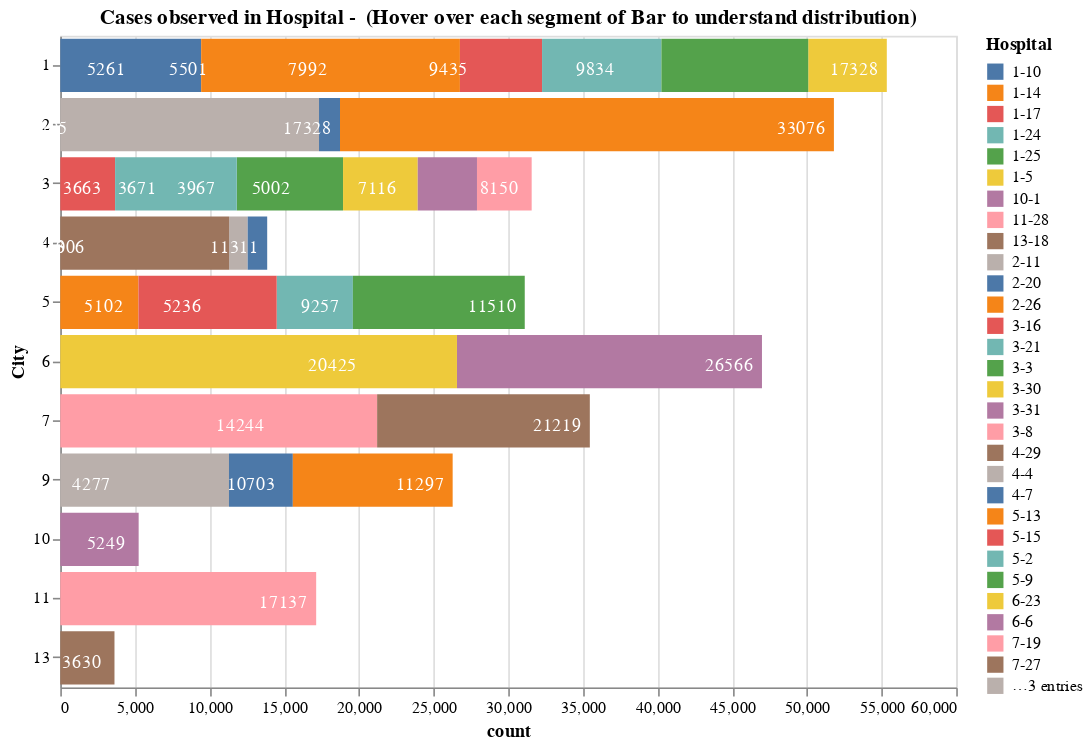

Source (notebook cell):
### Code cell
bars=alt.Chart(city_df).mark_bar().encode(
    x='count',
    y='City_Code_Hospital',
    color=alt.Color('hosp_city_code',title='Hospital'),
    tooltip=[alt.Tooltip('hosp_city_code:N'),
             alt.Tooltip('City_Code_Hospital:N'),
             alt.Tooltip('count:Q'),
            ]
    
).properties(
    width=550,
    height=400,
    title="Cases observed in Hospital -  (Hover over each segment of Bar to understand distribution)")

text = alt.Chart(city_df).mark_text(dx=-20, dy=3, color='white').encode(
    x=alt.X('count', stack='zero'),
    y=alt.Y('City_Code_Hospital',title="City"),
    detail='hosp_city_code',
    text=alt.Text('count'))

bars+text

### Figure 1 — Vega-Lite specification as saved in the notebook (floating-point values rounded to 4 significant figures)
{"config": {"view": {"continuousWidth": 400, "continuousHeight": 300}}, "layer": [{"mark": "bar", "encoding": {"color": {"type": "nominal", "field": "hosp_city_code", "title": "Hospital"}, "tooltip": [{"type": "nominal", "field": "hosp_city_code"}, {"type": "nominal", "field": "City_Code_Hospital"}, {"type": "quantitative", "field": "count"}], "x": {"type": "quantitative", "field": "count"}, "y": {"type": "nominal", "field": "City_Code_Hospital"}}, "height": 400, "title": "Cases observed in Hospital -  (Hover over each segment of Bar to understand distribution)", "width": 550}, {"mark": {"type": "text", "color": "white", "dx": -20, "dy": 3}, "encoding": {"detail": {"type": "nominal", "field": "hosp_city_code"}, "text": {"type": "quantitative", "field": "count"}, "x": {"type": "quantitative", "field": "count", "stack": "zero"}, "y": {"type": "nominal", "field": "City_Code_Hospital", "title": "City"}}}], "data": {"name": "data-0394823c0412d47918b4ca29a992c4f5"}, "$schema": "https://vega.github.io/schema/vega-lite/v4.8.1.json", "datasets": {"data-0394823c0412d47918b4ca29a992c4f5": [{"City_Code_Hospital": 1, "Hospital_code": 5, "count": 5261, "hosp_city_code": "1-5"}, {"City_Code_Hospital": 1, "Hospital_code": 10, "count": 9435, "hosp_city_code": "1-10"}, {"City_Code_Hospital": 1, "Hospital_code": 14, "count": 17328, "hosp_city_code": "1-14"}, {"City_Code_Hospital": 1, "Hospital_code": 17, "count": 5501, "hosp_city_code": "1-17"}, {"City_Code_Hospital": 1, "Hospital_code": 24, "count": 7992, "hosp_city_code": "1-24"}, {"City_Code_Hospital": 1, "Hospital_code": 25, "count": 9834, "hosp_city_code": "1-25"}, {"City_Code_Hospital": 2, "Hospital_code": 11, "count": 17328, "hosp_city_code": "2-11"}, {"City_Code_Hospital": 2, "Hospital_code": 20, "count": 1405, "hosp_city_code": "2-20"}, {"City_Code_Hospital": 2, "Hospital_code": 26, "count": 33076, "hosp_city_code": "2-26"}, {"City_Code_Hospital": 3, "Hospital_code": 3, "count": 7116, "hosp_city_code": "3-3"}, {"City_Code_Hospital": 3, "Hospital_code": 8, "count": 3663, "hosp_city_code": "3-8"}, {"City_Code_Hospital": 3, "Hospital_code": 16, "count": 3671, "hosp_city_code": "3-16"}, {"City_Code_Hospital": 3, "Hospital_code": 21, "count": 8150, "hosp_city_code": "3-21"}, {"City_Code_Hospital": 3, "Hospital_code": 30, "count": 5002, "hosp_city_code": "3-30"}, {"City_Code_Hospital": 3, "Hospital_code": 31, "count": 3967, "hosp_city_code": "3-31"}, {"City_Code_Hospital": 4, "Hospital_code": 4, "count": 1240, "hosp_city_code": "4-4"}, {"City_Code_Hospital": 4, "Hospital_code": 7, "count": 1306, "hosp_city_code": "4-7"}, {"City_Code_Hospital": 4, "Hospital_code": 29, "count": 11311, "hosp_city_code": "4-29"}, {"City_Code_Hospital": 5, "Hospital_code": 2, "count": 5102, "hosp_city_code": "5-2"}, {"City_Code_Hospital": 5, "Hospital_code": 9, "count": 11510, "hosp_city_code": "5-9"}, {"City_Code_Hospital": 5, "Hospital_code": 13, "count": 5236, "hosp_city_code": "5-13"}, {"City_Code_Hospital": 5, "Hospital_code": 15, "count": 9257, "hosp_city_code": "5-15"}, {"City_Code_Hospital": 6, "Hospital_code": 6, "count": 20425, "hosp_city_code": "6-6"}, {"City_Code_Hospital": 6, "Hospital_code": 23, "count": 26566, "hosp_city_code": "6-23"}, {"City_Code_Hospital": 7, "Hospital_code": 19, "count": 21219, "hosp_city_code": "7-19"}, {"City_Code_Hospital": 7, "Hospital_code": 27, "count": 14244, "hosp_city_code": "7-27"}, {"City_Code_Hospital": 9, "Hospital_code": 12, "count": 11297, "hosp_city_code": "9-12"}, {"City_Code_Hospital": 9, "Hospital_code": 22, "count": 4277, "hosp_city_code": "9-22"}, {"City_Code_Hospital": 9, "Hospital_code": 32, "count": 10703, "hosp_city_code": "9-32"}, {"City_Code_Hospital": 10, "Hospital_code": 1, "count": 5249, "hosp_city_code": "10-1"}, {"City_Code_Hospital": 11, "Hospital_code": 28, "count": 17137, "hosp_city_code": "11-28"}, {"City_Code_Hospital": 13, "Hospital_code": 18, "count": 3630, "hosp_city_code": "13-18"}]}}
